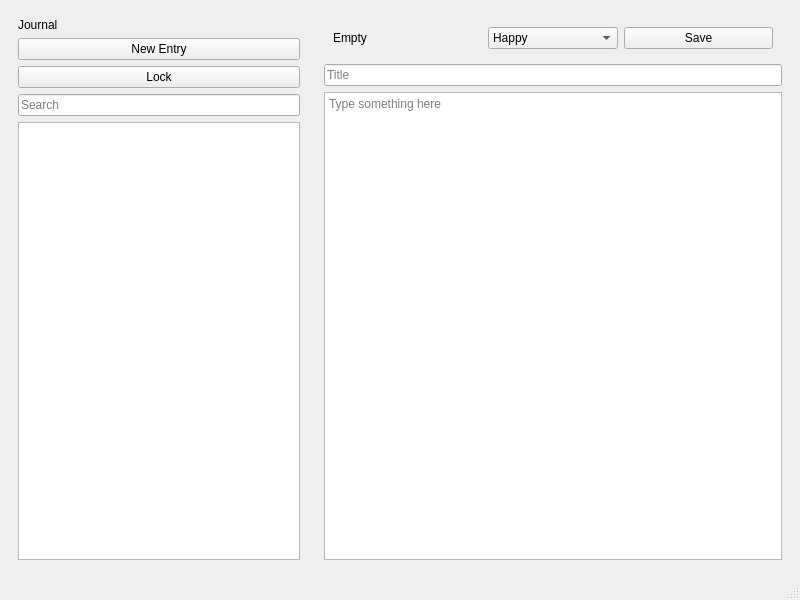
<?xml version="1.0" encoding="UTF-8"?>
<ui version="4.0">
 <class>MainWindow</class>
 <widget class="QMainWindow" name="MainWindow">
  <property name="geometry">
   <rect>
    <x>0</x>
    <y>0</y>
    <width>800</width>
    <height>600</height>
   </rect>
  </property>
  <property name="windowTitle">
   <string>MainWindow</string>
  </property>
  <property name="styleSheet">
   <string notr="true">font: 20pt &quot;Segoe UI&quot;;</string>
  </property>
  <widget class="QWidget" name="centralwidget">
   <property name="minimumSize">
    <size>
     <width>500</width>
     <height>500</height>
    </size>
   </property>
   <layout class="QHBoxLayout" name="horizontalLayout">
    <item>
     <widget class="QWidget" name="leftView" native="true">
      <property name="minimumSize">
       <size>
        <width>0</width>
        <height>0</height>
       </size>
      </property>
      <property name="maximumSize">
       <size>
        <width>300</width>
        <height>16777215</height>
       </size>
      </property>
      <layout class="QVBoxLayout" name="verticalLayout_2">
       <item>
        <widget class="QLabel" name="label">
         <property name="text">
          <string>Journal</string>
         </property>
        </widget>
       </item>
       <item>
        <widget class="QPushButton" name="newEntryButton">
         <property name="text">
          <string>New Entry</string>
         </property>
        </widget>
       </item>
       <item>
        <widget class="QPushButton" name="lockButton">
         <property name="text">
          <string>Lock</string>
         </property>
        </widget>
       </item>
       <item>
        <widget class="QLineEdit" name="searchBox">
         <property name="placeholderText">
          <string>Search</string>
         </property>
        </widget>
       </item>
       <item>
        <widget class="QListView" name="listView"/>
       </item>
      </layout>
     </widget>
    </item>
    <item>
     <widget class="QWidget" name="rightView" native="true">
      <layout class="QVBoxLayout" name="verticalLayout">
       <item>
        <widget class="QWidget" name="widget" native="true">
         <layout class="QHBoxLayout" name="horizontalLayout_3">
          <item>
           <widget class="QLabel" name="dateView">
            <property name="text">
             <string>Empty</string>
            </property>
           </widget>
          </item>
          <item>
           <widget class="QComboBox" name="moodSelection">
            <property name="maximumSize">
             <size>
              <width>130</width>
              <height>16777215</height>
             </size>
            </property>
            <item>
             <property name="text">
              <string>Happy</string>
             </property>
            </item>
            <item>
             <property name="text">
              <string>Sad</string>
             </property>
            </item>
            <item>
             <property name="text">
              <string>Excited</string>
             </property>
            </item>
            <item>
             <property name="text">
              <string>Calm</string>
             </property>
            </item>
            <item>
             <property name="text">
              <string>Neutral</string>
             </property>
            </item>
            <item>
             <property name="text">
              <string>Idk</string>
             </property>
            </item>
           </widget>
          </item>
          <item>
           <widget class="QPushButton" name="saveButton">
            <property name="maximumSize">
             <size>
              <width>200</width>
              <height>16777215</height>
             </size>
            </property>
            <property name="text">
             <string>Save</string>
            </property>
           </widget>
          </item>
         </layout>
        </widget>
       </item>
       <item>
        <widget class="QLineEdit" name="titleView">
         <property name="placeholderText">
          <string>Title</string>
         </property>
        </widget>
       </item>
       <item>
        <widget class="QPlainTextEdit" name="contentView">
         <property name="placeholderText">
          <string>Type something here</string>
         </property>
        </widget>
       </item>
      </layout>
     </widget>
    </item>
   </layout>
  </widget>
  <widget class="QMenuBar" name="menubar">
   <property name="geometry">
    <rect>
     <x>0</x>
     <y>0</y>
     <width>800</width>
     <height>49</height>
    </rect>
   </property>
  </widget>
  <widget class="QStatusBar" name="statusbar"/>
 </widget>
 <resources/>
 <connections/>
</ui>
